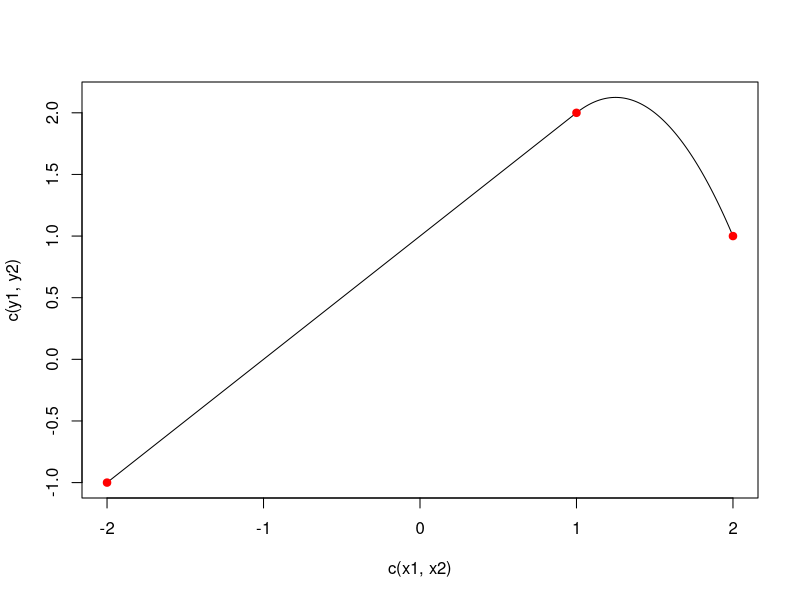
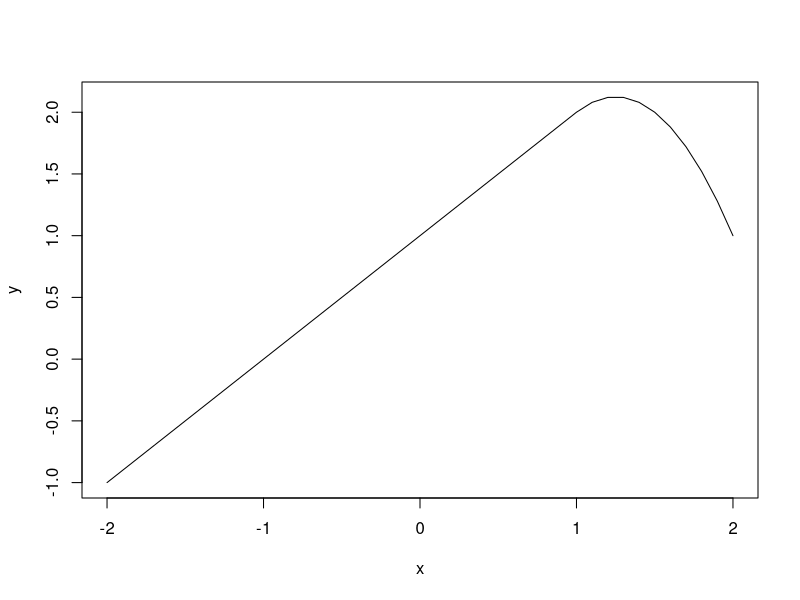
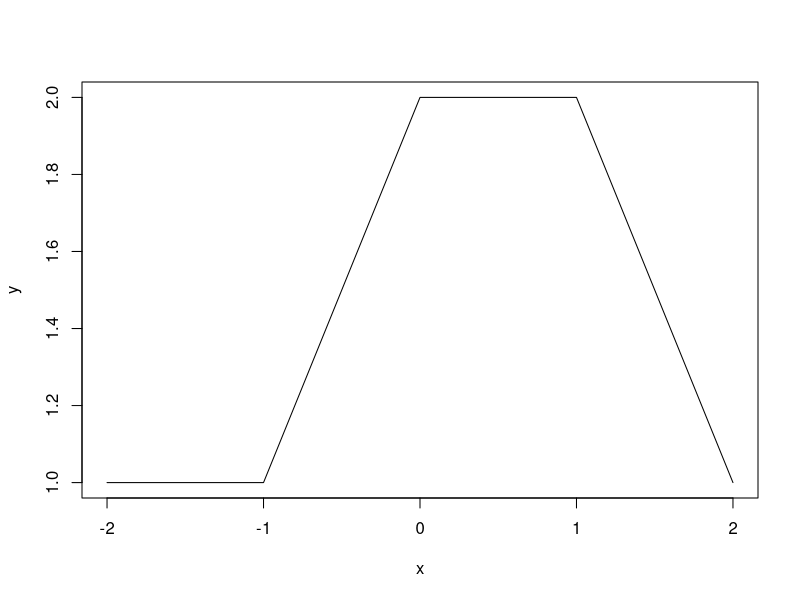

Source code (R) for these figures, in order:
## ---- chunk 1
x1 <- seq(-2, 1, by = 0.01)
x2 <- seq(1.01, 2, by = 0.01)
y1 <- 1 + x1
y2 <- 1 + x2 - 2 * (x2 -1) ^ 2
plot(c(x1, x2), c(y1, y2), type = 'l')
points(-2, -1, col = 'red', pch = 19)
points(1, 2, col = 'red', pch = 19)
points(2, 1, col = 'red', pch = 19)
## ---- chunk 2
x <- seq(-2, 2, by = 0.1)
y <- 1 + x - 2 * (x - 1) ^ 2 * I(x > 1)
plot(x, y, type = 'l')
## ---- chunk 3
x <- -2 : 2
y <- 1 + I(x >= 0 & x <= 2) - (x - 1) * I(x >=1 & x <= 2) + 3 * (x - 3) * I(x >= 3 & x <= 4) + 3 * I(x > 4 & x <= 5)
plot(x, y, type = 'l')
